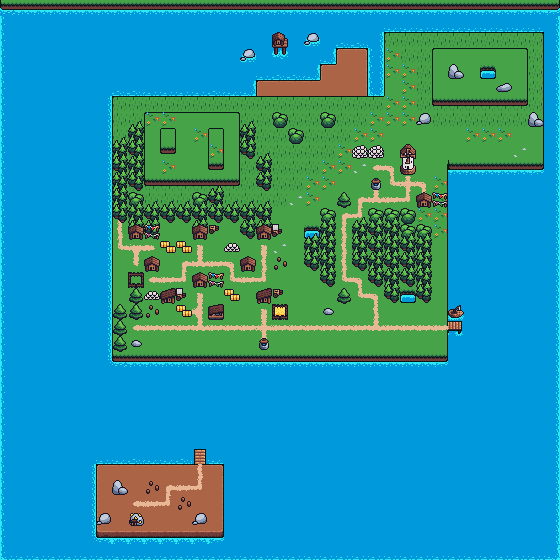

Rendered tile map (Tiled .tmx) drawn with the repository's tilesets; below, a short description and the map source with its tile grids summarised:
An orthogonal 35x35 tile map with 16x16 px tiles, 7 tile layers (Floor, Roads, Grass, Terrain, ...) and 4 objects.

<map version="1.4" tiledversion="1.4.3" orientation="orthogonal" renderorder="right-down" width="35" height="35" tilewidth="16" tileheight="16" infinite="0" nextlayerid="11" nextobjectid="5">
 <tileset firstgid="1" source="GrassTileset.tsx" />
 <layer id="1" name="Floor" width="35" height="35">
  <data>[1225 cells, 1225 non-empty, 31 distinct tile ids]</data>
 </layer>
 <layer id="5" name="Roads" width="35" height="35">
  <data>[1225 cells, 72 non-empty, 16 distinct tile ids]</data>
 </layer>
 <layer id="6" name="Grass" width="35" height="35">
  <properties>
   <property name="Underlay" type="bool" value="true" />
  </properties>
  <data>[1225 cells, 110 non-empty, 4 distinct tile ids]</data>
 </layer>
 <layer id="3" name="Terrain" width="35" height="35">
  <data>[1225 cells, 46 non-empty, 14 distinct tile ids]</data>
 </layer>
 <layer id="7" name="Decorations" width="35" height="35">
  <data>[1225 cells, 143 non-empty, 21 distinct tile ids]</data>
 </layer>
 <layer id="8" name="Constructions" width="35" height="35">
  <data>[1225 cells, 29 non-empty, 16 distinct tile ids]</data>
 </layer>
 <objectgroup id="9" name="Interactiosn">
  <object id="1" x="398.364" y="155.273" width="19.2727" height="22.9091" />
  <object id="2" x="454.727" y="327.636" />
  <object id="3" x="199.818" y="456.727" />
  <object id="4" x="280" y="312.182" />
 </objectgroup>
 <layer id="10" name="Collisions" width="35" height="35">
  <data>[1225 cells, 44 non-empty, 11 distinct tile ids]</data>
 </layer>
</map>
